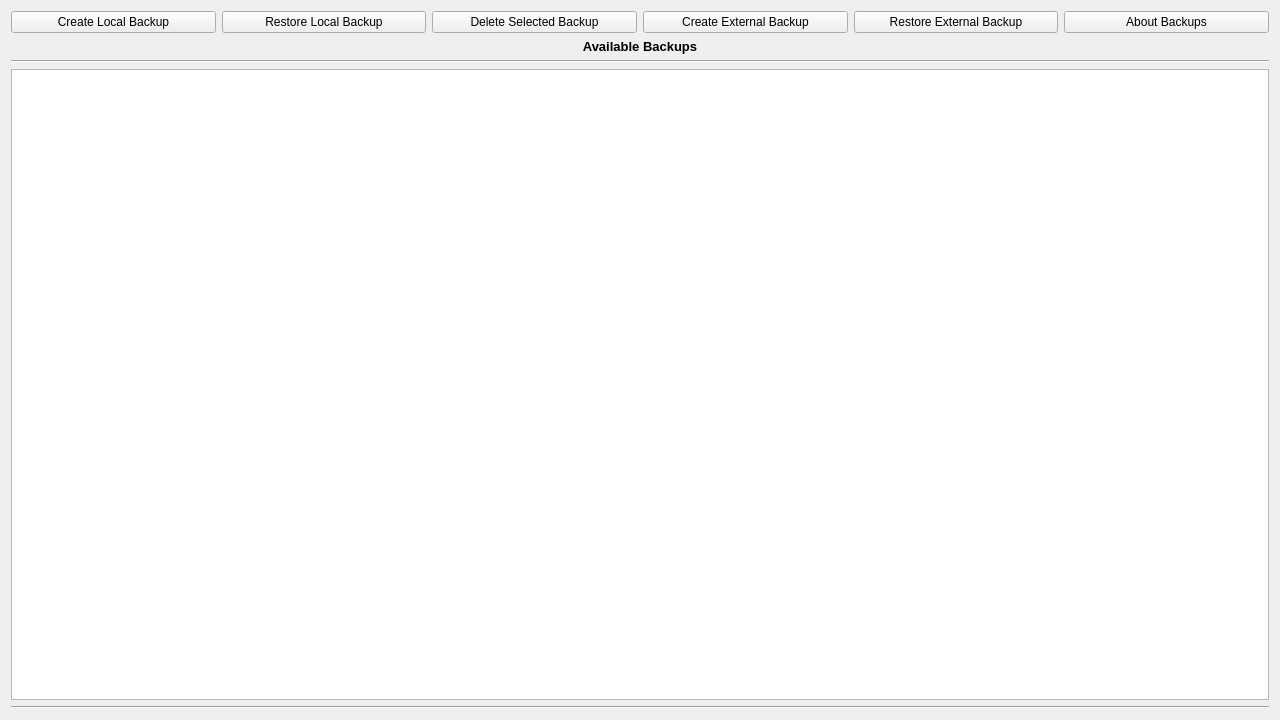
<?xml version="1.0" encoding="UTF-8"?>
<ui version="4.0">
 <class>BackupWidget</class>
 <widget class="QWidget" name="BackupWidget">
  <property name="geometry">
   <rect>
    <x>0</x>
    <y>0</y>
    <width>1280</width>
    <height>720</height>
   </rect>
  </property>
  <property name="windowTitle">
   <string>Form</string>
  </property>
  <layout class="QGridLayout" name="gridLayout">
   <item row="6" column="0">
    <widget class="Line" name="line_2">
     <property name="orientation">
      <enum>Qt::Horizontal</enum>
     </property>
    </widget>
   </item>
   <item row="2" column="0">
    <widget class="QLabel" name="availableBackupsLabel">
     <property name="font">
      <font>
       <pointsize>10</pointsize>
       <weight>75</weight>
       <bold>true</bold>
      </font>
     </property>
     <property name="text">
      <string>Available Backups</string>
     </property>
     <property name="alignment">
      <set>Qt::AlignCenter</set>
     </property>
    </widget>
   </item>
   <item row="1" column="0">
    <layout class="QHBoxLayout" name="horizontalLayout_11">
     <item>
      <widget class="QPushButton" name="createLocalPushButton">
       <property name="text">
        <string>Create Local Backup</string>
       </property>
      </widget>
     </item>
     <item>
      <widget class="QPushButton" name="restoreLocalPushButton">
       <property name="text">
        <string>Restore Local Backup</string>
       </property>
      </widget>
     </item>
     <item>
      <widget class="QPushButton" name="deleteSelectedPushButton">
       <property name="text">
        <string>Delete Selected Backup</string>
       </property>
      </widget>
     </item>
     <item>
      <widget class="QPushButton" name="createExternalPushButton">
       <property name="text">
        <string>Create External Backup</string>
       </property>
      </widget>
     </item>
     <item>
      <widget class="QPushButton" name="restoreExternalPushButton">
       <property name="text">
        <string>Restore External Backup</string>
       </property>
      </widget>
     </item>
     <item>
      <widget class="QPushButton" name="aboutPushButton">
       <property name="text">
        <string>About Backups</string>
       </property>
      </widget>
     </item>
    </layout>
   </item>
   <item row="4" column="0">
    <widget class="QTableView" name="tableView">
     <property name="sizePolicy">
      <sizepolicy hsizetype="Expanding" vsizetype="Expanding">
       <horstretch>0</horstretch>
       <verstretch>0</verstretch>
      </sizepolicy>
     </property>
     <property name="sizeAdjustPolicy">
      <enum>QAbstractScrollArea::AdjustToContents</enum>
     </property>
     <property name="editTriggers">
      <set>QAbstractItemView::NoEditTriggers</set>
     </property>
     <property name="alternatingRowColors">
      <bool>true</bool>
     </property>
     <property name="selectionMode">
      <enum>QAbstractItemView::SingleSelection</enum>
     </property>
     <property name="selectionBehavior">
      <enum>QAbstractItemView::SelectRows</enum>
     </property>
     <attribute name="horizontalHeaderStretchLastSection">
      <bool>true</bool>
     </attribute>
     <attribute name="verticalHeaderVisible">
      <bool>false</bool>
     </attribute>
    </widget>
   </item>
   <item row="3" column="0">
    <widget class="Line" name="line">
     <property name="orientation">
      <enum>Qt::Horizontal</enum>
     </property>
    </widget>
   </item>
  </layout>
 </widget>
 <resources/>
 <connections/>
</ui>
